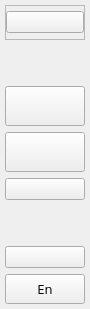
        <widget class="QWidget" name="icon_only_widget" native="true">
         <property name="maximumSize">
          <size>
           <width>50</width>
           <height>16777215</height>
          </size>
         </property>
         <property name="styleSheet">
          <string notr="true"/>
         </property>
         <layout class="QVBoxLayout" name="verticalLayout">
          <property name="leftMargin">
           <number>5</number>
          </property>
          <property name="topMargin">
           <number>5</number>
          </property>
          <property name="rightMargin">
           <number>5</number>
          </property>
          <property name="bottomMargin">
           <number>5</number>
          </property>
          <item>
           <widget class="QFrame" name="frame_10">
            <property name="minimumSize">
             <size>
              <width>0</width>
              <height>35</height>
             </size>
            </property>
            <property name="styleSheet">
             <string notr="true"/>
            </property>
            <property name="frameShape">
             <enum>QFrame::StyledPanel</enum>
            </property>
            <property name="frameShadow">
             <enum>QFrame::Raised</enum>
            </property>
            <layout class="QGridLayout" name="gridLayout_3">
             <property name="leftMargin">
              <number>0</number>
             </property>
             <property name="topMargin">
              <number>0</number>
             </property>
             <property name="rightMargin">
              <number>0</number>
             </property>
             <property name="bottomMargin">
              <number>0</number>
             </property>
             <property name="spacing">
              <number>0</number>
             </property>
             <item row="0" column="0">
              <widget class="QPushButton" name="menu_btn">
               <property name="minimumSize">
                <size>
                 <width>0</width>
                 <height>0</height>
                </size>
               </property>
               <property name="styleSheet">
                <string notr="true"/>
               </property>
               <property name="text">
                <string/>
               </property>
               <property name="icon">
                <iconset>
                 <normaloff>../image/menu.png</normaloff>../image/menu.png</iconset>
               </property>
               <property name="iconSize">
                <size>
                 <width>24</width>
                 <height>24</height>
                </size>
               </property>
               <property name="checkable">
                <bool>true</bool>
               </property>
               <property name="checked">
                <bool>false</bool>
               </property>
               <property name="autoExclusive">
                <bool>true</bool>
               </property>
              </widget>
             </item>
            </layout>
           </widget>
          </item>
          <item>
           <spacer name="verticalSpacer_2">
            <property name="orientation">
             <enum>Qt::Vertical</enum>
            </property>
            <property name="sizeType">
             <enum>QSizePolicy::Minimum</enum>
            </property>
            <property name="sizeHint" stdset="0">
             <size>
              <width>20</width>
              <height>40</height>
             </size>
            </property>
           </spacer>
          </item>
          <item>
           <widget class="QPushButton" name="cart_widget_btn">
            <property name="minimumSize">
             <size>
              <width>0</width>
              <height>40</height>
             </size>
            </property>
            <property name="styleSheet">
             <string notr="true"/>
            </property>
            <property name="text">
             <string/>
            </property>
            <property name="icon">
             <iconset>
              <normaloff>../image/cart.png</normaloff>../image/cart.png</iconset>
            </property>
            <property name="iconSize">
             <size>
              <width>24</width>
              <height>24</height>
             </size>
            </property>
           </widget>
          </item>
          <item>
           <widget class="QPushButton" name="workbook_widget_btn">
            <property name="minimumSize">
             <size>
              <width>0</width>
              <height>40</height>
             </size>
            </property>
            <property name="styleSheet">
             <string notr="true"/>
            </property>
            <property name="text">
             <string/>
            </property>
            <property name="icon">
             <iconset>
              <normaloff>../image/workbook_icon.png</normaloff>../image/workbook_icon.png</iconset>
            </property>
            <property name="iconSize">
             <size>
              <width>24</width>
              <height>24</height>
             </size>
            </property>
           </widget>
          </item>
          <item>
           <widget class="QPushButton" name="service_schedule_widget_btn">
            <property name="text">
             <string/>
            </property>
            <property name="icon">
             <iconset>
              <normaloff>../image/timetable.png</normaloff>../image/timetable.png</iconset>
            </property>
            <property name="iconSize">
             <size>
              <width>24</width>
              <height>24</height>
             </size>
            </property>
           </widget>
          </item>
          <item>
           <spacer name="verticalSpacer">
            <property name="orientation">
             <enum>Qt::Vertical</enum>
            </property>
            <property name="sizeHint" stdset="0">
             <size>
              <width>20</width>
              <height>40</height>
             </size>
            </property>
           </spacer>
          </item>
          <item>
           <widget class="QPushButton" name="style_btn">
            <property name="text">
             <string/>
            </property>
            <property name="icon">
             <iconset>
              <normaloff>../image/style.png</normaloff>../image/style.png</iconset>
            </property>
            <property name="iconSize">
             <size>
              <width>24</width>
              <height>24</height>
             </size>
            </property>
           </widget>
          </item>
          <item>
           <widget class="QPushButton" name="language_btn">
            <property name="minimumSize">
             <size>
              <width>0</width>
              <height>30</height>
             </size>
            </property>
            <property name="font">
             <font>
              <family>Open Sans</family>
              <pointsize>10</pointsize>
             </font>
            </property>
            <property name="styleSheet">
             <string notr="true"/>
            </property>
            <property name="text">
             <string>En</string>
            </property>
           </widget>
          </item>
         </layout>
        </widget>
